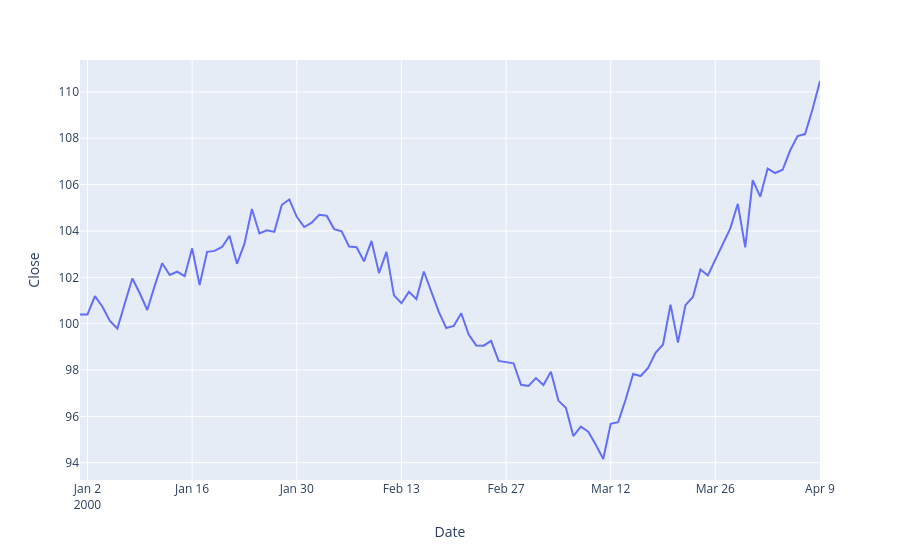

The cell this chart's notebook holds for it:
### Code cell
import plotly.express as px

fig = px.line(ohlcv.df, x="Date", y="Close")
fig.show()
